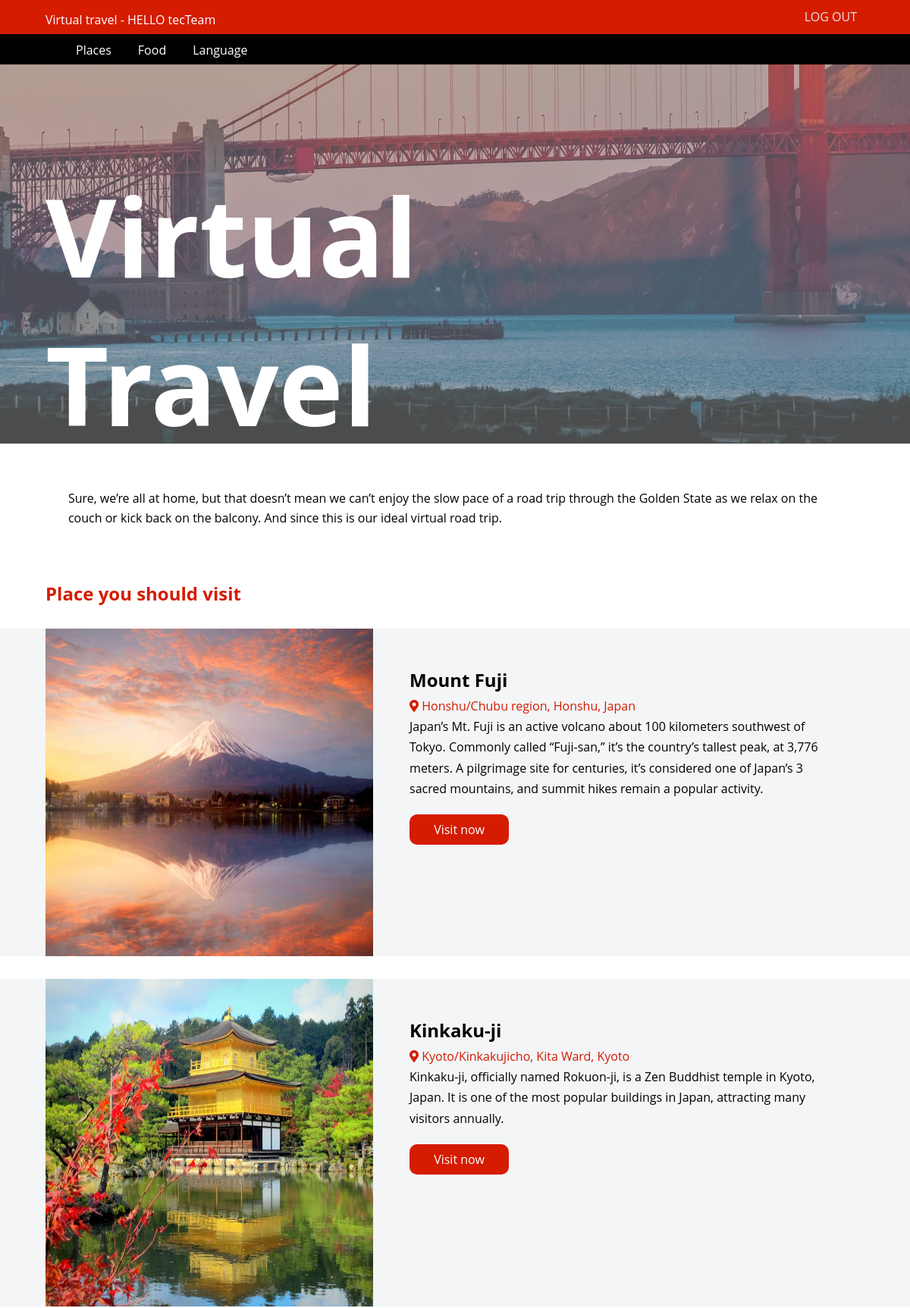
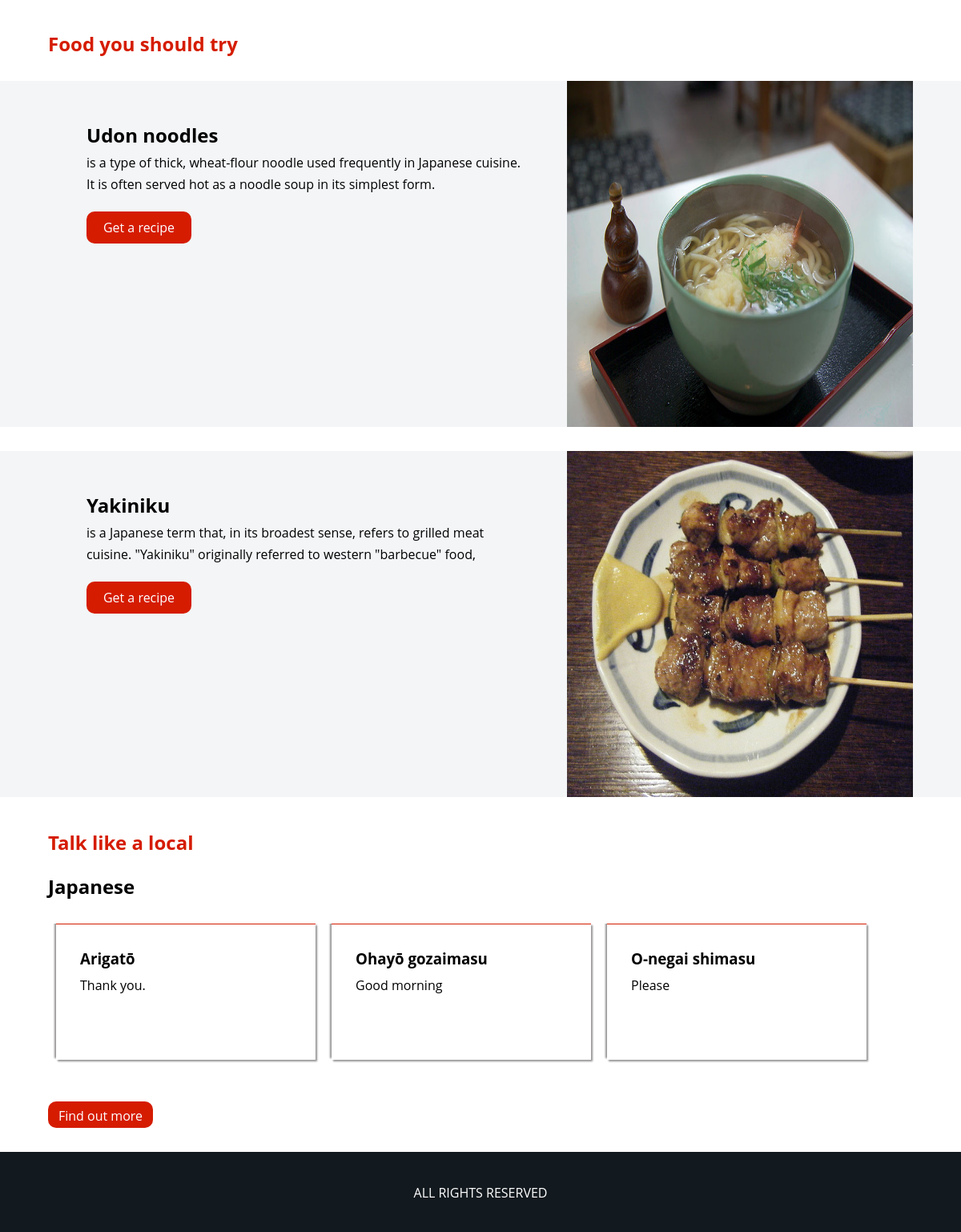
The app's page /country/content/3/ (signed in) with its own data (2 pictures, top to bottom).
### travel_app/models.py (models this page shows, shortened)
class bestPlace(models.Model):
    name =  models.CharField(max_length=20)
    info = models.TextField(default='')
    country = models.ForeignKey(Country, on_delete=models.CASCADE)
    position = models.CharField(default='',max_length=30)
    city = models.CharField(default='',max_length=50)
    pic = models.ImageField(null=True,blank=True)
    url = models.TextField(default='')

class Trafood(models.Model):
    name =  models.CharField(max_length=20)
    info = models.TextField()
    country = models.ForeignKey(Country, on_delete=models.CASCADE)
    pic = models.ImageField(null=True,blank=True)
    url = models.TextField(default='')

class Country(models.Model):
    name =  models.CharField(max_length=20)
    info = models.TextField(default='')
    pic = models.ImageField(null=True,blank=True)
    languag = models.CharField(default='' , max_length=30)
    languageUrl = models.TextField(default='')
    class Meta:
        verbose_name_plural = 'Countries'

class Language(models.Model):
    name = models.CharField(default='',max_length=20)
    info = models.TextField(default='')
    country = models.ForeignKey(Country, on_delete=models.CASCADE)

### travel_app/views.py (the view)
# urls.py: path('content/<str:pk>/', content,name='content'),
@login_required(login_url='login')
def content(request,pk):
    country = Country.objects.get(id=pk)
    language = country.language_set.all()
    bestplace = country.bestplace_set.all()
    trafood = country.trafood_set.all()
    title = 'Country name' # The country name should be here
    context = {
        'title' : title,
        'countries' : country,
        'languages' : language,
        'bestplace' : bestplace,
        'trafood' : trafood,
    }
    return render(request,'country.html',context)

### templates/country.html (shortened to what this page needs)
{%load static%}
{% load fontawesome_5 %}
<!DOCTYPE html>
<html lang="en">
<head>
    <link rel='stylesheet' href="{% static '/css/style.css'%}">
    {% fontawesome_5_static %}
</head>
<body data-bg='white'>
    <div class="navbar">
        <div class="container">
            <div class="links">
                <a href="{% url 'logout' %}">Log out</a>
            </div>
            <div class="name">
                    <a href="{% url 'main' %}" style="text-decoration: none; color:white;">Virtual travel - HELLO {{request.user}}</a>
            </div>
        </div>
    </div>
    <div class=sec-nav>
        <div class='container'>
            <div class='list'>
                <ul>
                    <li data-scroll=".place">
                        Places
                    </li>
                    <li data-scroll=".fd">
                        Food
                    </li>
                    <li data-scroll=".ln">
                        Language
                    </li>
                </ul>
            </div>
        </div>
    </div>
    {% include 'header.html' %}
    <div class='nobda'>
        <div class='container'>
            <p>
                Sure, we’re all at home, but that doesn’t mean we can’t enjoy the slow pace of a road trip through the
                Golden State as we relax on the couch or kick back on the balcony. And since this is our ideal virtual
                road trip.
        </div>
    </div>
    <div class='title place'>
        <div class='container'>
            <h2>Place you should visit</h2>
        </div>
    </div>
    {% for place in bestplace  %}
    <div class='food-section '>
        <div class='container'>
            <div class="food-img">
                <img src='/static/images/{{place.pic}}'>
            </div>
            <div class='food-text'>
                <h2>{{place.name}}</h2>
                <span>{% fa5_icon 'map-marker-alt' 'fas' %} {{place.city}}/{{place.position}}</span>
                <p>{{place.info}}</p>
                <a href='{{place.url}}' target='_blank'>Visit now</a>
            </div>
        </div>
    </div>
    {% endfor %}
    <div class='title fd'>
        <div class='container'>
            <h2>Food you should try</h2>
        </div>
    </div>
    {% for  food in  trafood %}
    <div class='food-section'>
        <div class='container'>
            <div class="food-img right">
                <img src='/static/images/{{food.pic}}'>
            </div>
            <div class='food-text right'>
                <h2>{{food.name}}</h2>
                <p>{{food.info}}</p>
                <a target='_blank' href='{{food.url}}'>Get a recipe</a>
            </div>
        </div>
    </div>
    {% endfor %}
    <div class='title ln'>
        <div class='container'>
            <h2>Talk like a local</h2>
            <br>
            <h2 style="color:black;">{{countries.languag}}</h2>
        </div>
    </div>
    <div class='container'>
        <div class='lang'>
            {% for lang in languages %}
            <div class='word'>
                <h3>{{lang.name}}</h3>
                <p>{{lang.info}}</p>
            </div>
            {% endfor %}
        </div>
        <a href='{{countries.languageUrl}}'
        target='_blank'
        style="text-decoration: none;
        color: #fff;
        background-color: #D51C00;
        height: 33px;
        width: 131px;
        display: block;
        padding: 7px;
        text-align: center;
        border-radius: 10px;
        margin-top: 20px;">Find out more</a>
    </div>
    <footer>
        <div class='container'>
            <div class='footer'>
                ALL RIGHTS RESERVED
            </div>
        </div>
    </footer>
</body>
</html>

### static/css/style.css (style rules this page uses)
* { box-sizing: border-box; margin: 0px; font-family: 'Open Sans', sans-serif; }
body { font-family: 'Roboto', sans-serif; }
[data-bg='white'] { transition: all .5s ease-in-out; background-color: #fff; color:#000; }
.container { width: 1080px; margin: auto; height: 100%; }
.navbar { background-color:#D51C00 ; width: 100%; height: 45px; padding: 10px; overflow: hidden; }
.navbar .links { float: right; }
.navbar .links a { text-transform: uppercase; margin: 7px 10px 0 0; background: transparent; outline: none; border: 0px ; color: #e6e6e6; line-height: 1.6; cursor: pointer; text-decoration: none; }
.navbar .name { float: left; color: #e6e6e6; margin-top: 5px; line-height: 1.; }
.sec-nav { width: 100%; height: 40px; background-color: #000; position: relative; padding: 10px; overflow: hidden; }
footer { background-color: #131A1F; width: 100%; height: 100px; margin-top: 30px; color:#fff; text-align: center; padding: 40px; }
.list ul { overflow: hidden; width: 100%; height: 100%; color:#fff; }
.list ul li { float: left; margin-right: 35px; list-style: none; cursor: pointer; }
.nobda { margin-top:30px; line-height: 1.6; font-weight: 400; }
.nobda p { padding: 30px; }
.title { color: #D51C00; margin-top:40px ; }
.food-section { width: 100%; height: 432px; overflow: hidden; background-color: #F3F5F7; margin-top: 30px; line-height: 1.7; }
.food-section .food-img { height: 432px; width: 432px; float: left; }
.food-section .food-img img { width: 100%; height: 100%; background-size: cover; }
.food-section .food-text { float: left; width: 648px; height: 100%; padding: 3rem; }
.food-section .food-text a { text-decoration: none; color: #fff; background-color: #D51C00; height: 40px; width: 131px; display: block; padding: 7px; text-align: center; border-radius: 10px; margin-top: 20px }
.food-section .right { float: right; }
.food-section .food-text span { color: #D51C00; }
.lang { width: 100%; overflow: hidden; margin-top: 30px; height:202px; }
.lang .word { width: 30%; float: left; height: 170px; padding: 30px; border-top: 1px solid #D51C00; margin: 0 10px ; box-shadow: -2px -2px 2px #959393, 2px 2px 2px #959393; }
.word p { margin-top: 10px; }

### records on screen
bestPlace: pic (picture), name "Mount Fuji", city "Honshu", position "Chubu region, Honshu, Japan", info "Japan’s Mt. Fuji is an active volcano about 100 kilometers southwest of Tokyo. Commonly called “Fuji-san,” it’s the country’s tallest peak, at 3,776 meters. A pilgrimage site for centuries, it’s considered one of Japan’s 3 sacred mountains, and summit hikes remain a popular activity."
bestPlace: pic (picture), name "Kinkaku-ji", city "Kyoto", position "Kinkakujicho, Kita Ward, Kyoto", info "Kinkaku-ji, officially named Rokuon-ji, is a Zen Buddhist temple in Kyoto, Japan. It is one of the most popular buildings in Japan, attracting many visitors annually."
Trafood: pic (picture), name "Udon noodles", info "is a type of thick, wheat-flour noodle used frequently in Japanese cuisine. It is often served hot as a noodle soup in its simplest form."
Trafood: pic (picture), name "Yakiniku", info "is a Japanese term that, in its broadest sense, refers to grilled meat cuisine. \"Yakiniku\" originally referred to western \"barbecue\" food,"
Country: languag "Japanese"
Language: name "Arigatō", info "Thank you."
Language: name "Ohayō gozaimasu", info "Good morning"
Language: name "O-negai shimasu", info "Please"

### other values on screen
{{ request.user }} "tecTeam"
